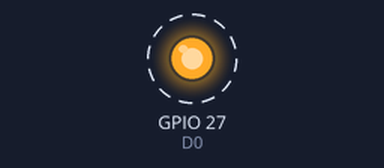
A sketch run on a simulated ESP32. Shown: output pins drawn as LEDs (lit = HIGH). Wiring (inferred from the names in the program): DS3231 clock at I2C address 0x68. Dashed ring = blinking. WiFi joins after 1.5 s; servers stay silent unless stated; the local clock reads 2024-03-15 10:24:30 at power-on unless the sketch sets it; what the sketch prints to the serial monitor is not drawn.

Above: at 2.0 s.
Timing chart, 0 to 6.1 s (numbered marks = the images above):
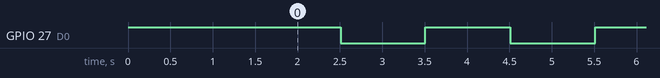

Measured:
- by itself, GPIO 27 (D0): alternates HIGH for 1.0 s and LOW for 1.0 s

The sketch:

Esp32_I2C.ino
```cpp
#define DS3231_I2C_ADDRESS 0x68
#include "Wire.h"
#include <WiFi.h>
#include <WiFiUdp.h>

const char* ssid = "HOME-ACF0";
const char* password = "26102000";
WiFiUDP udpDevice;
uint16_t localUdpPort = 777;
uint16_t UDPPort = 888;
#define MAX_LEDSERVERS 3
const char* hosts[MAX_LEDSERVERS] = {"192.168.1.77", "192.168.1.67", "192.168.1.68"};
#define SERIALMESSAGESIZE 3

uint8_t ledState = 0;
#define D0 27

void setup() {
  //UDP SET-UP
  Serial.begin(115200);
  pinMode(D0, OUTPUT);     // Initialize the LED_BUILTIN pin as an output
  digitalWrite(D0, HIGH);
  Serial.println();
  Serial.println();
  Serial.print("Connecting to ");
  Serial.println(ssid);

  WiFi.mode(WIFI_STA);
  WiFi.begin(ssid, password);

  while (WiFi.status() != WL_CONNECTED) {
    delay(500);
    Serial.print(".");
  }

  Serial.println("");
  Serial.println("WiFi connected");
  // Print the IP address
  Serial.println(WiFi.localIP());
  udpDevice.begin(localUdpPort);

  //RTC SET-UP
  Wire.begin();
  setDS3231time(10, 30, 4, 1, 24, 5, 21);
}

byte decToBcd(byte val) {
  return ( (val / 10 * 16) + (val % 10) );
}

byte bcdToDec(byte val) {
  return ( (val / 16 * 10) + (val % 16) );
}

void networkTask() {

  byte second, minute, hour, dayOfWeek, dayOfMonth, month, year;
  readDS3231time(&second, &minute, &hour, &dayOfWeek, &dayOfMonth, &month,
                 &year);

  uint8_t command[] = {second, minute, hour, dayOfWeek, dayOfMonth, month, year};

  udpDevice.beginPacket(hosts[0] , UDPPort);
  udpDevice.write(command, sizeof(command));
  udpDevice.endPacket();
  for (uint8_t i = 0; i < 7; i++) {
    Serial.println(command[i]);
  }
}

//RTC TASKS
void setDS3231time(byte second, byte minute, byte hour, byte dayOfWeek, byte
                   dayOfMonth, byte month, byte year) {
  // sets time and date data to DS3231
  Wire.beginTransmission(DS3231_I2C_ADDRESS);
  Wire.write(0);
  Wire.write(decToBcd(second));
  Wire.write(decToBcd(minute));
  Wire.write(decToBcd(hour));
  Wire.write(decToBcd(dayOfWeek));
  Wire.write(decToBcd(dayOfMonth));
  Wire.write(decToBcd(month));
  Wire.write(decToBcd(year));
  Wire.endTransmission();
}

void readDS3231time(byte *second,
                    byte *minute,
                    byte *hour,
                    byte *dayOfWeek,
                    byte *dayOfMonth,
                    byte *month,
                    byte *year) {
  Wire.beginTransmission(DS3231_I2C_ADDRESS);
  Wire.write(0);
  Wire.endTransmission();
  Wire.requestFrom(DS3231_I2C_ADDRESS, 7);

  *second = bcdToDec(Wire.read() & 0x7f);
  *minute = bcdToDec(Wire.read());
  *hour = bcdToDec(Wire.read() & 0x3f);
  *dayOfWeek = bcdToDec(Wire.read());
  *dayOfMonth = bcdToDec(Wire.read());
  *month = bcdToDec(Wire.read());
  *year = bcdToDec(Wire.read());
}

void aliveTask() {

  if (ledState == 0) {
    digitalWrite(D0, HIGH);
    ledState = 1;
  }
  else {
    digitalWrite(D0, LOW);
    ledState = 0;
  }
}

void loop() {
  networkTask();
  aliveTask();
  delay(1000);
}
```
